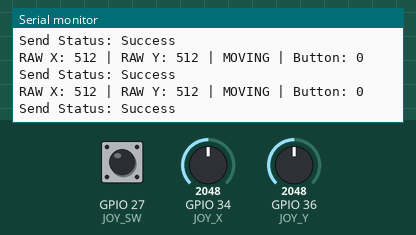
Simulated run of this sketch. Board: ESP32. Parts: the last lines printed to the serial monitor. The inputs (shaded band) are chosen by the test bench; at power-on: GPIO 34 (JOY_X) = 2048, GPIO 36 (JOY_Y) = 2048, GPIO 27 (JOY_SW) HIGH (analog values on the 0–4095 scale).

Above: at 1.2 s.
1.3 s: GPIO 34 (JOY_X) set to 2866
At 1.35 s:
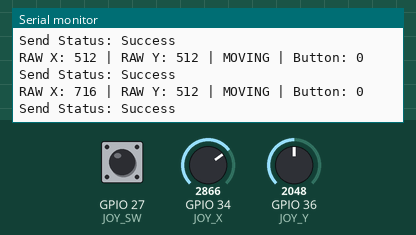
2.8 s: GPIO 36 (JOY_Y) set to 2866
At 2.82 s:
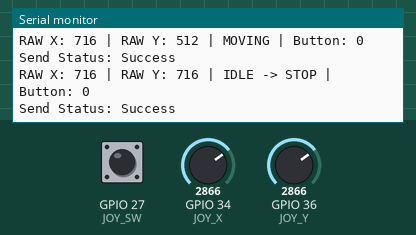
4.3 s: GPIO 27 (JOY_SW) pulled LOW for 0.15 s
5.9 s: GPIO 34 (JOY_X) set to 3603
At 5.93 s:
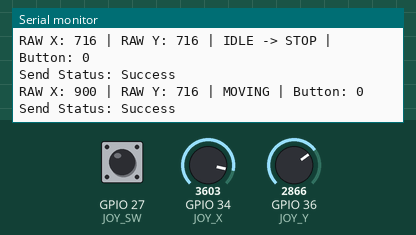
7.4 s: GPIO 27 (JOY_SW) pulled LOW for 1 s
9.9 s: GPIO 36 (JOY_Y) set to 3603
At 9.94 s:
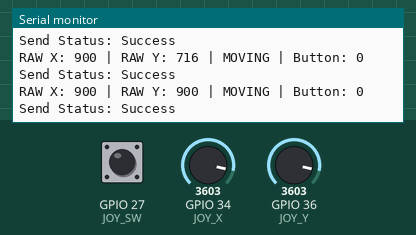
Timing chart, 0 to 12.4 s (numbered marks = the images above; inputs shaded):
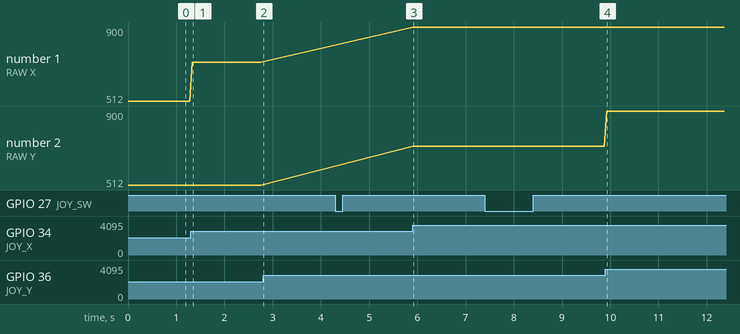

The sketch:

Transmitter.ino
```cpp
#include <WiFi.h>
#include <esp_now.h>

// ==================================================
// JOYSTICK
//
// Wired to explicit GPIO numbers instead of board
// aliases like "D1"/"D2" (a bare ESP32 DevKit v1 has
// no such silkscreen labels anyway - those pins are
// just GPIO numbers).
//
// JOY_X and JOY_Y must both be ADC1 pins (32-39).
// ADC2 pins (0,2,4,12-15,25-27) are NOT usable for
// analogRead() while WiFi is active, which ESP-NOW
// requires - they silently return garbage/0 whenever
// the radio is on.
//
// Measured behavior showed the two pots were crossed:
// pushing the stick left/right moved the reading on
// pin 36, and pushing it forward/back moved the
// reading on pin 34 - the opposite of what the names
// originally assumed. Swapped here in software so no
// rewiring is needed.
// ==================================================

#define JOY_X   34   // reads the left/right pot
#define JOY_Y   36   // reads the forward/back pot
#define JOY_SW  27   // plain digital input, ADC channel doesn't matter here

// ==================================================
// RX MAC ADDRESS
// ==================================================

uint8_t receiverAddress[] = {
  0x98, 0xF4, 0xAB, 0xCE, 0x6C, 0xAF
};

// ==================================================
// CALIBRATION
//
// analogReadResolution(10) below keeps readings in the
// same 0-1023 scale the ESP8266 receiver's mapping code
// expects (ESP32's ADC defaults to 12-bit / 0-4095).
//
// Measured idle readings after the pin swap above:
// pin 34 (X) idles ~770, pin 36 (Y) idles ~750.
// ==================================================

#define X_CENTER 770
#define Y_CENTER 750

#define DEAD_ZONE 100

// ==================================================
// DATA
// ==================================================

struct ControlData {

  int x;
  int y;
  bool button;
};

ControlData data;

// ==================================================
// SEND CALLBACK
// ==================================================

void onDataSent(const wifi_tx_info_t *tx_info, esp_now_send_status_t status) {

  Serial.print("Send Status: ");
  Serial.println(status == ESP_NOW_SEND_SUCCESS ? "Success" : "Failed");
}

// ==================================================
// SETUP
// ==================================================

void setup() {

  Serial.begin(115200);

  analogReadResolution(10);

  pinMode(JOY_SW, INPUT_PULLUP);

  WiFi.mode(WIFI_STA);

  Serial.println();
  Serial.println("================================");
  Serial.println("ESP32 RC CAR - TRANSMITTER");
  Serial.println("================================");

  Serial.print("TX MAC: ");
  Serial.println(WiFi.macAddress());

  if (esp_now_init() != ESP_OK) {

    Serial.println("ESP-NOW initialization failed!");
    return;
  }

  esp_now_register_send_cb(onDataSent);

  esp_now_peer_info_t peerInfo = {};
  memcpy(peerInfo.peer_addr, receiverAddress, 6);
  peerInfo.channel = 0;
  peerInfo.encrypt = false;

  if (esp_now_add_peer(&peerInfo) != ESP_OK) {

    Serial.println("Failed to add peer");
    return;
  }

  Serial.println("ESP-NOW READY");
  Serial.println("Joystick READY");
}

// ==================================================
// LOOP
// ==================================================

void loop() {

  // ------------------------------------------------
  // READ RAW VALUES
  // ------------------------------------------------

  int rawX = analogRead(JOY_X);
  int rawY = analogRead(JOY_Y);

  // ------------------------------------------------
  // BUTTON
  // ------------------------------------------------

  data.button = !digitalRead(JOY_SW);

  // ------------------------------------------------
  // CHECK IDLE
  // ------------------------------------------------

  bool idleX = abs(rawX - X_CENTER) <= DEAD_ZONE;
  bool idleY = abs(rawY - Y_CENTER) <= DEAD_ZONE;

  bool joystickIdle = idleX && idleY;

  // ------------------------------------------------
  // IF IDLE
  // SEND EXACT CENTER VALUES
  // ------------------------------------------------

  if (joystickIdle) {

    data.x = X_CENTER;
    data.y = Y_CENTER;

  }
  else {

    data.x = rawX;
    data.y = rawY;
  }

  // ------------------------------------------------
  // SERIAL MONITOR
  // ------------------------------------------------

  Serial.print("RAW X: ");
  Serial.print(rawX);

  Serial.print(" | RAW Y: ");
  Serial.print(rawY);

  Serial.print(" | ");

  if (joystickIdle) {

    Serial.print("IDLE -> STOP");
  }
  else {

    Serial.print("MOVING");
  }

  Serial.print(" | Button: ");
  Serial.println(data.button);

  // ------------------------------------------------
  // SEND
  // ------------------------------------------------

  esp_now_send(
    receiverAddress,
    (uint8_t *)&data,
    sizeof(data)
  );

  delay(50);
}
```

Measured:
- after the input at 1.3 s, the serial monitor: prints a new line at once (image 1)
- after the input at 2.8 s, the serial monitor: prints a new line at once (image 2)
- after the input at 5.9 s, the serial monitor: prints a new line at once (image 3)
- after the input at 9.9 s, the serial monitor: prints a new line at once (image 4)
- plotted number 1: 512 → 716 after the input at 1.3 s, 716 → 900 after the input at 5.9 s
